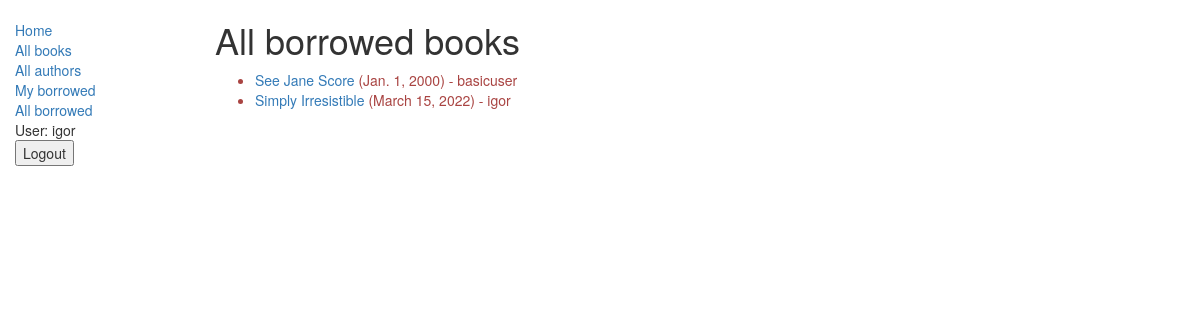
/catalog/all_borrowed_books/ (signed in), run on an earlier commit of the app's database.
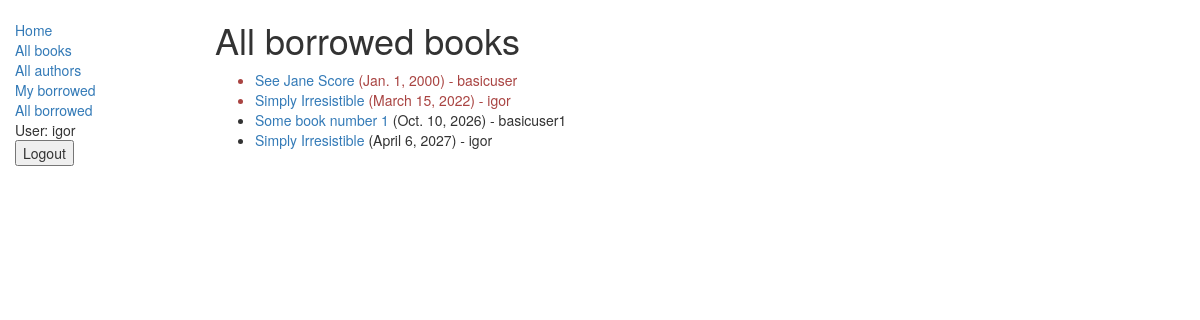
And on a later commit of the database.
### catalog/models.py (models this page shows, shortened)
class BookInstance(models.Model):
    id = models.UUIDField(
        primary_key=True,
        default=uuid.uuid4,
        help_text="Unique ID for this particular book across whole library"
    )
    book = models.ForeignKey("Book", on_delete=models.SET_NULL, null=True)
    imprint = models.CharField(max_length=200)
    due_back = models.DateField(null=True, blank=True)
    borrower = models.ForeignKey(User, on_delete=models.SET_NULL, null=True, blank=True)
    LOAN_STATUS = (
        ("m", "Maintenance"),
        ("o", "On loan"),
        ("a", "Available"),
        ("r", "Reserved"),
    )
    status = models.CharField(
        max_length=1,
        choices=LOAN_STATUS,
        blank=True,
        default="m",
        help_text="Book availability"
    )
    class Meta:
        ordering = ["due_back"]
        permissions = (("can_mark_returned", "Set book as returned"),)
    def display_title(self):
        return self.book.title
    @property
    def is_overdue(self):
        if self.due_back and date.today() > self.due_back:
            return True
        return False
    display_title.short_description = 'Title'

class Book(models.Model):
    title = models.CharField(max_length=200)
    author = models.ForeignKey("Author", on_delete=models.SET_NULL, null=True)
    summary = models.TextField(
        max_length=1000,
        help_text="Enter a brief description of the book"
    )
    isbn = models.CharField(
        "ISBN",
        max_length=13,
        help_text='13 Character <a href="https://www.isbn-international.org/content/what-isbn">ISBN number</a>'
    )
    genre = models.ManyToManyField(Genre, help_text="Select a genre for this book")
    language = models.ForeignKey('Language', on_delete=models.SET_NULL, null=True)
    def display_genre(self):
        """
        Creates a string for the Genre. This is required to display genre in Admin.
        """
        return ', '.join([genre.name for genre in self.genre.all()[:3]])
    display_genre.short_description = 'Genre'

### catalog/views.py (the view)
# urls.py: path('all_borrowed_books/', views.LoanedBooksByAllUsersListView.as_view(), name='all-borrowed'),
@method_decorator(permission_required('catalog.can_mark_returned'), name='dispatch')
class LoanedBooksByAllUsersListView(LoginRequiredMixin,generic.ListView):
    model = BookInstance
    template_name = 'catalog/bookinstance_list_borrowed_all_users.html'
    paginate_by = 10
    def get_queryset(self):
        return BookInstance.objects.filter(status__exact='o').order_by('due_back')

### catalog/templates/catalog/bookinstance_list_borrowed_all_users.html
{% extends "base_generic.html" %}
{% block content %}
    <h1>All borrowed books</h1>
    {% if bookinstance_list %}
    <ul>
      {% for bookinst in bookinstance_list %}
      <li class="{% if bookinst.is_overdue %}text-danger{% endif %}">
        <a href="{% url 'book-detail' bookinst.book.pk %}">{{bookinst.book.title}}</a> ({{ bookinst.due_back }}) - {{ bookinst.borrower }}
      </li>
      {% endfor %}
    </ul>
    {% else %}
      <p>There are no books borrowed.</p>
    {% endif %}
{% endblock %}

### catalog/templates/base_generic.html (shortened to what this page needs)
<!doctype html>
<html lang="en">
  <head>
    <link
      rel="stylesheet"
      href="https://maxcdn.bootstrapcdn.com/bootstrap/3.3.7/css/bootstrap.min.css" />
    {% load static %}
    <link rel="stylesheet" href="{% static 'css/styles.css' %}" />
  </head>
  <body>
    <div class="container-fluid">
      <div class="row">
        <div class="col-sm-2">
          {% block sidebar %}
            <ul class="sidebar-nav">
              <li><a href="{% url 'index' %}">Home</a></li>
              <li><a href="{% url 'books' %}">All books</a></li>
              <li><a href="{% url 'authors' %}">All authors</a></li>
              {% if user.is_authenticated %}
                <li><a href="{% url 'my-borrowed'%}">My borrowed</a></li>
                {% if perms.catalog.can_mark_returned %}
                <li><a href="{% url 'all-borrowed'%}">All borrowed</a></li>
                {% endif %}
                <li>User: {{ user.get_username }}</li>
                <li>
                    <form action="{% url 'logout'%}?next={{request.path}}" method="post">
                        <input type="submit" value="Logout">
                    </form>
                </li>
              {% else %}
                <li><a href="{% url 'login'%}?next={{request.path}}">Login</a></li>
              {% endif %}
              </ul>
          {% endblock %}
        </div>
        <div class="col-sm-10 ">
            {% block content %}{% endblock %}
        </div>
      </div>
    </div>
  </body>
</html>

### catalog/static/css/styles.css (style rules this page uses)
.sidebar-nav { margin-top: 20px; padding: 0; list-style: none; }

What changed in the data, as far as the page shows it:
added BookInstance: book "Some book number 1", due_back "Oct. 10, 2026", borrower "basicuser1"
added BookInstance: book "Simply Irresistible", due_back "April 6, 2027", borrower "igor"
